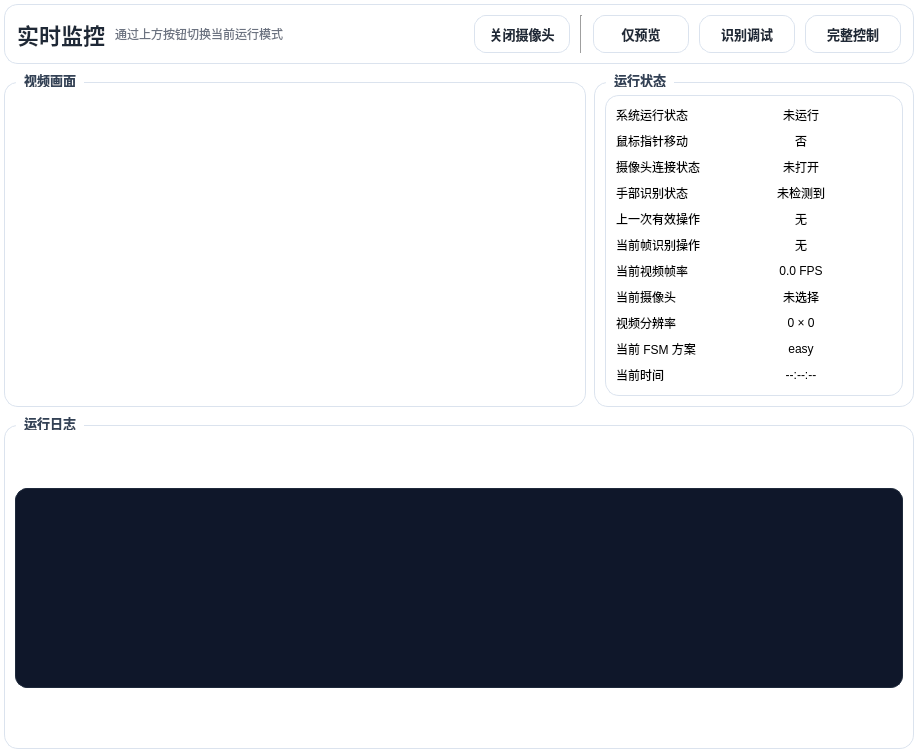
<?xml version="1.0" encoding="UTF-8"?>
<ui version="4.0">
 <class>MonitorPage</class>
 <widget class="QWidget" name="MonitorPage">
  <property name="geometry">
   <rect>
    <x>0</x>
    <y>0</y>
    <width>918</width>
    <height>753</height>
   </rect>
  </property>
  <property name="windowTitle">
   <string>MonitorPage</string>
  </property>
  <property name="styleSheet">
   <string notr="true">QWidget#MonitorPage {
    background-color: transparent;
    color: #1f2937;
    font-family: &quot;Segoe UI&quot;, &quot;Microsoft YaHei&quot;, sans-serif;
}

QFrame#frameTitle,
QFrame#frameStatusInfo {
    background-color: #ffffff;
    border: 1px solid #dbe3ee;
    border-radius: 14px;
}

QGroupBox {
    background-color: #ffffff;
    border: 1px solid #dbe3ee;
    border-radius: 14px;
    margin-top: 10px;
    font-size: 13px;
    font-weight: 600;
    color: #1f2937;
}

QGroupBox::title {
    subcontrol-origin: margin;
    left: 12px;
    padding: 0 6px 0 6px;
    color: #334155;
}

QLabel#labelPageTitle {
    color: #1f2937;
    font-size: 22px;
    font-weight: 700;
}

QLabel#labelPageHint {
    color: #6b7280;
    font-size: 12px;
}

QPushButton {
    background-color: #ffffff;
    border: 1px solid #dbe3ee;
    border-radius: 12px;
    padding: 8px 14px;
    color: #1f2937;
    font-size: 13px;
    font-weight: 500;
}

QPushButton:hover {
    background-color: #eef4ff;
    border: 1px solid #bfdbfe;
}

QPushButton:pressed {
    background-color: #dbeafe;
}

QPushButton#btnPreviewMode {
    background-color: #ffffff;
}

QPushButton#btnDebugMode {
    background-color: #ffffff;
}

QPushButton#btnFullMode {
    background-color: #ffffff;
}

QLabel#labelVideo {
    background-color: #f8fafc;
    border: 1px dashed #9db6da;
    border-radius: 16px;
    color: #6b7280;
    font-size: 14px;
    padding: 8px;
}

QLabel[role=&quot;statusName&quot;] {
    color: #6b7280;
    font-size: 12px;
    font-weight: 500;
}

QLabel[role=&quot;statusValue&quot;] {
    color: #1f2937;
    font-size: 13px;
    font-weight: 700;
    background-color: #f8fafc;
    border: 1px solid #e5edf6;
    border-radius: 8px;
    padding: 4px 8px;
}

QPlainTextEdit#plainTextLog {
    background-color: #0f172a;
    color: #e5eefb;
    border: 1px solid #1e293b;
    border-radius: 12px;
    padding: 8px;
    font-family: Consolas, &quot;Courier New&quot;, monospace;
    font-size: 12px;
}</string>
  </property>
  <layout class="QVBoxLayout" name="verticalLayoutMain">
   <property name="spacing">
    <number>8</number>
   </property>
   <property name="leftMargin">
    <number>4</number>
   </property>
   <property name="topMargin">
    <number>4</number>
   </property>
   <property name="rightMargin">
    <number>4</number>
   </property>
   <property name="bottomMargin">
    <number>4</number>
   </property>
   <item>
    <widget class="QFrame" name="frameTitle">
     <property name="sizePolicy">
      <sizepolicy hsizetype="Preferred" vsizetype="Fixed">
       <horstretch>0</horstretch>
       <verstretch>0</verstretch>
      </sizepolicy>
     </property>
     <property name="minimumSize">
      <size>
       <width>0</width>
       <height>60</height>
      </size>
     </property>
     <property name="maximumSize">
      <size>
       <width>16777215</width>
       <height>60</height>
      </size>
     </property>
     <property name="frameShape">
      <enum>QFrame::Shape::StyledPanel</enum>
     </property>
     <property name="frameShadow">
      <enum>QFrame::Shadow::Plain</enum>
     </property>
     <layout class="QHBoxLayout" name="horizontalLayoutTitle">
      <property name="spacing">
       <number>10</number>
      </property>
      <property name="leftMargin">
       <number>12</number>
      </property>
      <property name="topMargin">
       <number>10</number>
      </property>
      <property name="rightMargin">
       <number>12</number>
      </property>
      <property name="bottomMargin">
       <number>10</number>
      </property>
      <item>
       <widget class="QLabel" name="labelPageTitle">
        <property name="text">
         <string>实时监控</string>
        </property>
       </widget>
      </item>
      <item>
       <widget class="QLabel" name="labelPageHint">
        <property name="text">
         <string>通过上方按钮切换当前运行模式</string>
        </property>
       </widget>
      </item>
      <item>
       <spacer name="horizontalSpacerTitle">
        <property name="orientation">
         <enum>Qt::Orientation::Horizontal</enum>
        </property>
        <property name="sizeHint" stdset="0">
         <size>
          <width>30</width>
          <height>20</height>
         </size>
        </property>
       </spacer>
      </item>
      <item>
       <widget class="QPushButton" name="btnCloseMode">
        <property name="minimumSize">
         <size>
          <width>96</width>
          <height>36</height>
         </size>
        </property>
        <property name="text">
         <string>关闭摄像头</string>
        </property>
       </widget>
      </item>
      <item>
       <widget class="Line" name="line">
        <property name="orientation">
         <enum>Qt::Orientation::Vertical</enum>
        </property>
       </widget>
      </item>
      <item>
       <widget class="QPushButton" name="btnPreviewMode">
        <property name="minimumSize">
         <size>
          <width>96</width>
          <height>36</height>
         </size>
        </property>
        <property name="text">
         <string>仅预览</string>
        </property>
       </widget>
      </item>
      <item>
       <widget class="QPushButton" name="btnDebugMode">
        <property name="minimumSize">
         <size>
          <width>96</width>
          <height>36</height>
         </size>
        </property>
        <property name="text">
         <string>识别调试</string>
        </property>
       </widget>
      </item>
      <item>
       <widget class="QPushButton" name="btnFullMode">
        <property name="minimumSize">
         <size>
          <width>96</width>
          <height>36</height>
         </size>
        </property>
        <property name="text">
         <string>完整控制</string>
        </property>
       </widget>
      </item>
     </layout>
    </widget>
   </item>
   <item>
    <layout class="QHBoxLayout" name="horizontalLayoutCenter">
     <property name="spacing">
      <number>8</number>
     </property>
     <item>
      <widget class="QGroupBox" name="groupBoxVideo">
       <property name="sizePolicy">
        <sizepolicy hsizetype="Expanding" vsizetype="Preferred">
         <horstretch>0</horstretch>
         <verstretch>0</verstretch>
        </sizepolicy>
       </property>
       <property name="minimumSize">
        <size>
         <width>400</width>
         <height>300</height>
        </size>
       </property>
       <property name="title">
        <string>视频画面</string>
       </property>
       <layout class="QVBoxLayout" name="verticalLayoutVideo">
        <property name="leftMargin">
         <number>10</number>
        </property>
        <property name="topMargin">
         <number>12</number>
        </property>
        <property name="rightMargin">
         <number>10</number>
        </property>
        <property name="bottomMargin">
         <number>10</number>
        </property>
       </layout>
      </widget>
     </item>
     <item>
      <widget class="QGroupBox" name="groupBoxStatus">
       <property name="sizePolicy">
        <sizepolicy hsizetype="Minimum" vsizetype="Preferred">
         <horstretch>0</horstretch>
         <verstretch>0</verstretch>
        </sizepolicy>
       </property>
       <property name="minimumSize">
        <size>
         <width>320</width>
         <height>0</height>
        </size>
       </property>
       <property name="maximumSize">
        <size>
         <width>380</width>
         <height>16777215</height>
        </size>
       </property>
       <property name="title">
        <string>运行状态</string>
       </property>
       <layout class="QVBoxLayout" name="verticalLayoutStatus">
        <property name="leftMargin">
         <number>10</number>
        </property>
        <property name="topMargin">
         <number>12</number>
        </property>
        <property name="rightMargin">
         <number>10</number>
        </property>
        <property name="bottomMargin">
         <number>10</number>
        </property>
        <item>
         <widget class="QFrame" name="frameStatusInfo">
          <property name="sizePolicy">
           <sizepolicy hsizetype="Minimum" vsizetype="Preferred">
            <horstretch>0</horstretch>
            <verstretch>0</verstretch>
           </sizepolicy>
          </property>
          <property name="frameShape">
           <enum>QFrame::Shape::StyledPanel</enum>
          </property>
          <property name="frameShadow">
           <enum>QFrame::Shadow::Plain</enum>
          </property>
          <layout class="QFormLayout" name="formLayoutStatus">
           <property name="labelAlignment">
            <set>Qt::AlignmentFlag::AlignLeading|Qt::AlignmentFlag::AlignLeft|Qt::AlignmentFlag::AlignVCenter</set>
           </property>
           <property name="horizontalSpacing">
            <number>10</number>
           </property>
           <property name="verticalSpacing">
            <number>8</number>
           </property>
           <property name="leftMargin">
            <number>10</number>
           </property>
           <property name="topMargin">
            <number>10</number>
           </property>
           <property name="rightMargin">
            <number>10</number>
           </property>
           <property name="bottomMargin">
            <number>10</number>
           </property>
           <item row="0" column="0">
            <widget class="QLabel" name="labelSystemRunningText">
             <property name="text">
              <string>系统运行状态</string>
             </property>
             <property name="role" stdset="0">
              <string>statusName</string>
             </property>
            </widget>
           </item>
           <item row="0" column="1">
            <widget class="QLabel" name="labelSystemRunningValue">
             <property name="text">
              <string>未运行</string>
             </property>
             <property name="alignment">
              <set>Qt::AlignmentFlag::AlignCenter</set>
             </property>
             <property name="role" stdset="0">
              <string>statusValue</string>
             </property>
            </widget>
           </item>
           <item row="1" column="0">
            <widget class="QLabel" name="labelPointerMovingText">
             <property name="text">
              <string>鼠标指针移动</string>
             </property>
             <property name="role" stdset="0">
              <string>statusName</string>
             </property>
            </widget>
           </item>
           <item row="1" column="1">
            <widget class="QLabel" name="labelPointerMovingValue">
             <property name="text">
              <string>否</string>
             </property>
             <property name="alignment">
              <set>Qt::AlignmentFlag::AlignCenter</set>
             </property>
             <property name="role" stdset="0">
              <string>statusValue</string>
             </property>
            </widget>
           </item>
           <item row="2" column="0">
            <widget class="QLabel" name="labelCameraOpenedText">
             <property name="text">
              <string>摄像头连接状态</string>
             </property>
             <property name="role" stdset="0">
              <string>statusName</string>
             </property>
            </widget>
           </item>
           <item row="2" column="1">
            <widget class="QLabel" name="labelCameraOpenedValue">
             <property name="text">
              <string>未打开</string>
             </property>
             <property name="alignment">
              <set>Qt::AlignmentFlag::AlignCenter</set>
             </property>
             <property name="role" stdset="0">
              <string>statusValue</string>
             </property>
            </widget>
           </item>
           <item row="3" column="0">
            <widget class="QLabel" name="labelHasHandText">
             <property name="text">
              <string>手部识别状态</string>
             </property>
             <property name="role" stdset="0">
              <string>statusName</string>
             </property>
            </widget>
           </item>
           <item row="3" column="1">
            <widget class="QLabel" name="labelHasHandValue">
             <property name="text">
              <string>未检测到</string>
             </property>
             <property name="alignment">
              <set>Qt::AlignmentFlag::AlignCenter</set>
             </property>
             <property name="role" stdset="0">
              <string>statusValue</string>
             </property>
            </widget>
           </item>
           <item row="4" column="0">
            <widget class="QLabel" name="labelLastValidActionText">
             <property name="text">
              <string>上一次有效操作</string>
             </property>
             <property name="role" stdset="0">
              <string>statusName</string>
             </property>
            </widget>
           </item>
           <item row="4" column="1">
            <widget class="QLabel" name="labelLastValidActionValue">
             <property name="text">
              <string>无</string>
             </property>
             <property name="alignment">
              <set>Qt::AlignmentFlag::AlignCenter</set>
             </property>
             <property name="role" stdset="0">
              <string>statusValue</string>
             </property>
            </widget>
           </item>
           <item row="5" column="0">
            <widget class="QLabel" name="labelCurrentFrameActionText">
             <property name="text">
              <string>当前帧识别操作</string>
             </property>
             <property name="role" stdset="0">
              <string>statusName</string>
             </property>
            </widget>
           </item>
           <item row="5" column="1">
            <widget class="QLabel" name="labelCurrentFrameActionValue">
             <property name="text">
              <string>无</string>
             </property>
             <property name="alignment">
              <set>Qt::AlignmentFlag::AlignCenter</set>
             </property>
             <property name="role" stdset="0">
              <string>statusValue</string>
             </property>
            </widget>
           </item>
           <item row="6" column="0">
            <widget class="QLabel" name="labelVideoFpsText">
             <property name="text">
              <string>当前视频帧率</string>
             </property>
             <property name="role" stdset="0">
              <string>statusName</string>
             </property>
            </widget>
           </item>
           <item row="6" column="1">
            <widget class="QLabel" name="labelVideoFpsValue">
             <property name="text">
              <string>0.0 FPS</string>
             </property>
             <property name="alignment">
              <set>Qt::AlignmentFlag::AlignCenter</set>
             </property>
             <property name="role" stdset="0">
              <string>statusValue</string>
             </property>
            </widget>
           </item>
           <item row="7" column="0">
            <widget class="QLabel" name="labelSelectedCameraText">
             <property name="text">
              <string>当前摄像头</string>
             </property>
             <property name="role" stdset="0">
              <string>statusName</string>
             </property>
            </widget>
           </item>
           <item row="7" column="1">
            <widget class="QLabel" name="labelSelectedCameraValue">
             <property name="text">
              <string>未选择</string>
             </property>
             <property name="alignment">
              <set>Qt::AlignmentFlag::AlignCenter</set>
             </property>
             <property name="role" stdset="0">
              <string>statusValue</string>
             </property>
            </widget>
           </item>
           <item row="8" column="0">
            <widget class="QLabel" name="labelVideoResolutionText">
             <property name="text">
              <string>视频分辨率</string>
             </property>
             <property name="role" stdset="0">
              <string>statusName</string>
             </property>
            </widget>
           </item>
           <item row="8" column="1">
            <widget class="QLabel" name="labelVideoResolutionValue">
             <property name="text">
              <string>0 × 0</string>
             </property>
             <property name="alignment">
              <set>Qt::AlignmentFlag::AlignCenter</set>
             </property>
             <property name="role" stdset="0">
              <string>statusValue</string>
             </property>
            </widget>
           </item>
           <item row="9" column="0">
            <widget class="QLabel" name="labelFsmSchemeText">
             <property name="text">
              <string>当前 FSM 方案</string>
             </property>
             <property name="role" stdset="0">
              <string>statusName</string>
             </property>
            </widget>
           </item>
           <item row="9" column="1">
            <widget class="QLabel" name="labelFsmSchemeValue">
             <property name="text">
              <string>easy</string>
             </property>
             <property name="alignment">
              <set>Qt::AlignmentFlag::AlignCenter</set>
             </property>
             <property name="role" stdset="0">
              <string>statusValue</string>
             </property>
            </widget>
           </item>
           <item row="10" column="0">
            <widget class="QLabel" name="labelCurrentTimeText">
             <property name="text">
              <string>当前时间</string>
             </property>
             <property name="role" stdset="0">
              <string>statusName</string>
             </property>
            </widget>
           </item>
           <item row="10" column="1">
            <widget class="QLabel" name="labelCurrentTimeValue">
             <property name="text">
              <string>--:--:--</string>
             </property>
             <property name="alignment">
              <set>Qt::AlignmentFlag::AlignCenter</set>
             </property>
             <property name="role" stdset="0">
              <string>statusValue</string>
             </property>
            </widget>
           </item>
          </layout>
         </widget>
        </item>
       </layout>
      </widget>
     </item>
    </layout>
   </item>
   <item>
    <widget class="QGroupBox" name="groupBoxLog">
     <property name="title">
      <string>运行日志</string>
     </property>
     <layout class="QVBoxLayout" name="verticalLayoutLog">
      <property name="leftMargin">
       <number>10</number>
      </property>
      <property name="topMargin">
       <number>12</number>
      </property>
      <property name="rightMargin">
       <number>10</number>
      </property>
      <property name="bottomMargin">
       <number>10</number>
      </property>
      <item>
       <widget class="QPlainTextEdit" name="plainTextLog">
        <property name="sizePolicy">
         <sizepolicy hsizetype="Expanding" vsizetype="Fixed">
          <horstretch>0</horstretch>
          <verstretch>0</verstretch>
         </sizepolicy>
        </property>
        <property name="minimumSize">
         <size>
          <width>0</width>
          <height>200</height>
         </size>
        </property>
        <property name="maximumSize">
         <size>
          <width>16777215</width>
          <height>200</height>
         </size>
        </property>
        <property name="readOnly">
         <bool>true</bool>
        </property>
       </widget>
      </item>
     </layout>
    </widget>
   </item>
  </layout>
 </widget>
 <resources/>
 <connections/>
</ui>
